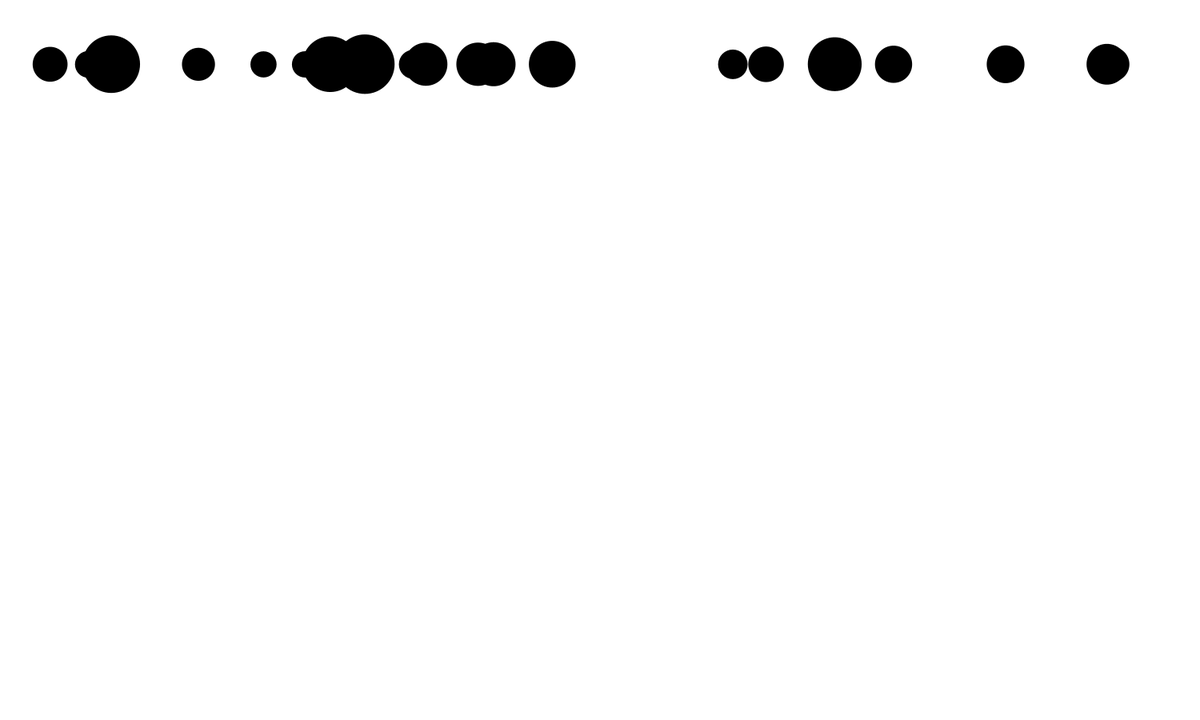
Frame 1 (no input)
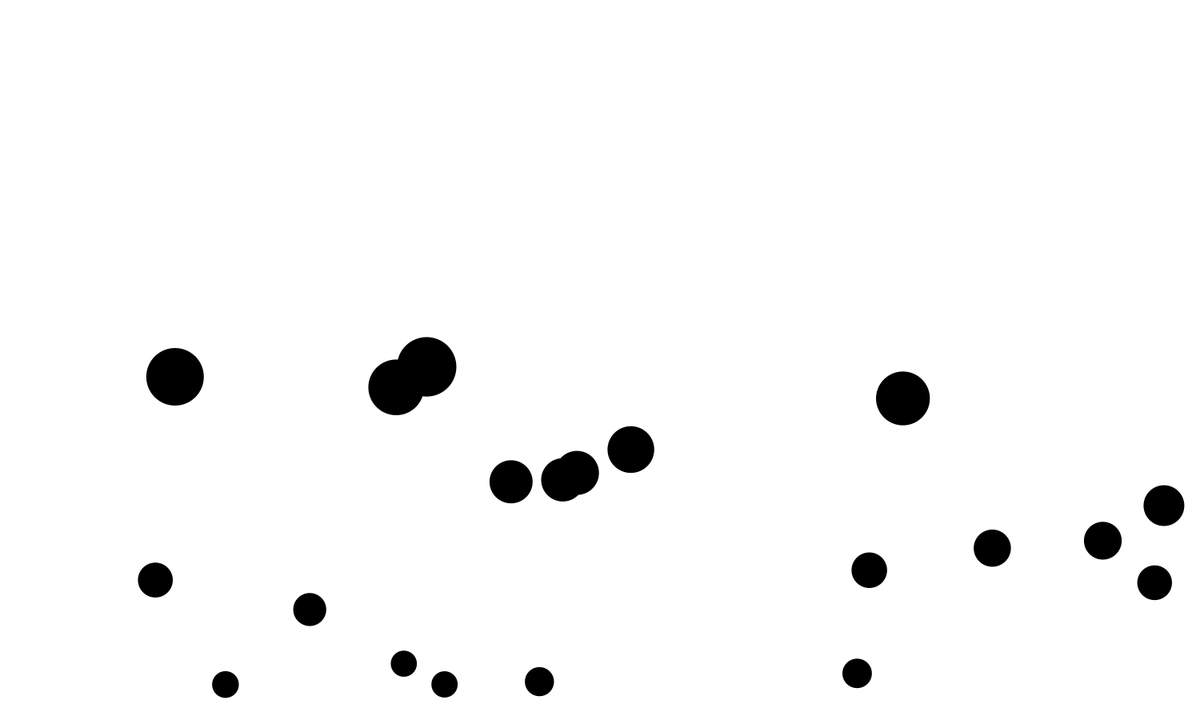
Frame 60 (the mouse pressed at the canvas centre just before this capture)
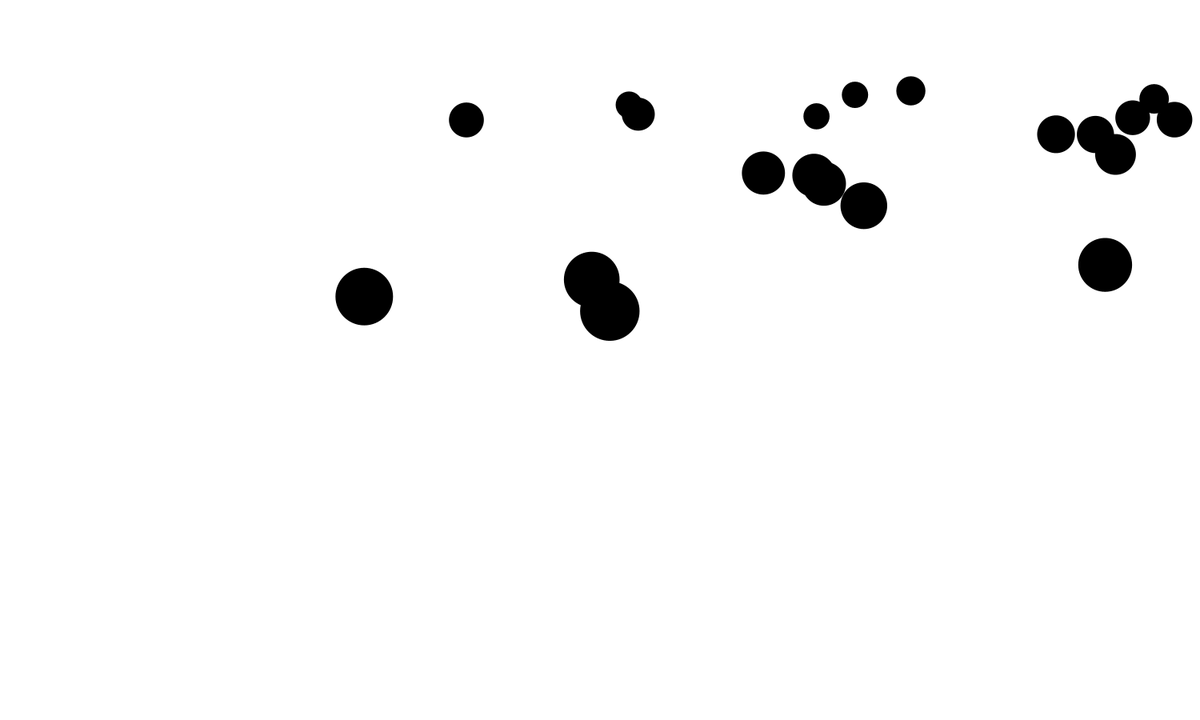
Frame 120 (the mouse held since frame 60 and released just before this capture)

The Processing sketch that drew these frames (run headless with seeded random() and noise(); from frame 60 on, the mouse is pressed at the canvas centre):

// Processing sketch: fuck_ball
// ── fuck_ball.pde
nature_ball []ball=new nature_ball[20];
PVector wind= new PVector(0.2,0);
PVector gratity=new PVector(0,0.98);
float j=1;
void setup()
{
  size(1500,900);
  
  noStroke();
  smooth();
  for(int i=0;i<=ball.length-1;i++)
  {
   ball[i]=new nature_ball(80); 
  }
}
void draw()
{
  background(255);
  for(int i=0;i<=ball.length-1;i++)
  {
    fill(0);
    ball[i].force(wind,gratity);
    ball[i].move_speedandlocation();
    ball[i].check();
    ball[i].show();
   }
}
// ── ball.pde
class nature_ball
{
  PVector speed;
  PVector jspeed;
  PVector location;
  float mass;
  PVector force_of_friction;
  nature_ball(float y)
  {
    location=new PVector(map(random(1),0,1,40,1459),y);
    speed=new PVector(0,0);
    jspeed=new PVector(0,0);
    mass=map(random(1),0,1,2,5);
  }
  
  void force(PVector w,PVector g)
  {
    
    PVector f=PVector.add(w,g);
    force_of_friction=speed.get();
    force_of_friction.mult(-1);
    force_of_friction.normalize();
    force_of_friction.mult(0.02);
    f.add(force_of_friction);
    jspeed=PVector.div(f,mass);
  }
  
  void move_speedandlocation()
  {
    speed.add(jspeed);
    location.add(speed);
  }
  
  void show()
  {
    
   ellipse(location.x,location.y,mass*16,mass*16); 
  }
  
  void check()
  {
    if(location.x<(mass*16)/2)
    {
    location.x=(mass*16)/2;
    speed.x*=-1;
    }
    if(location.x>1499-(mass*16)/2)
    {
    location.x=1499-(mass*16)/2;
    speed.x*=-1;
    }
    if(location.y<(mass*16)/2)
    {
     speed.y*=-1; 
     location.y=(mass*16)/2;
    }
    if(location.y>899-(mass*16)/2)
    {
    location.y=899-(mass*16)/2;
    speed.y*=-1;
    }
  }
}
